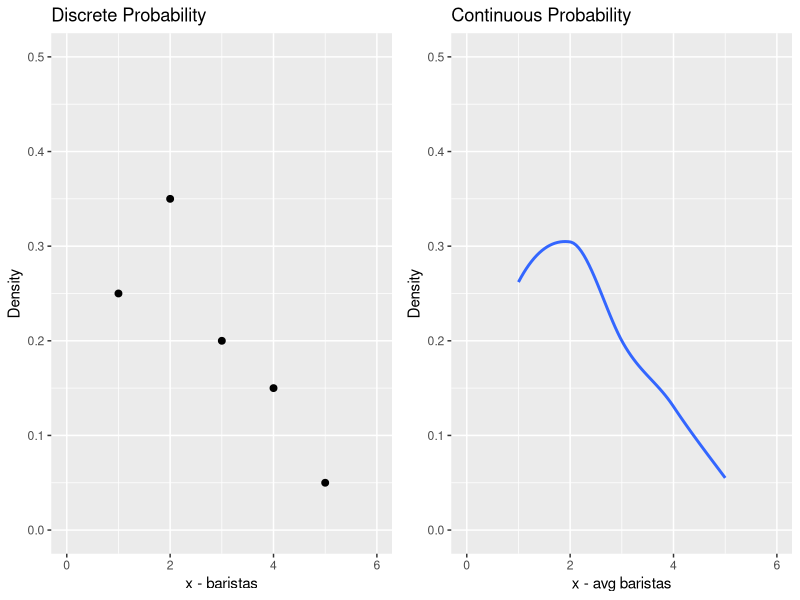
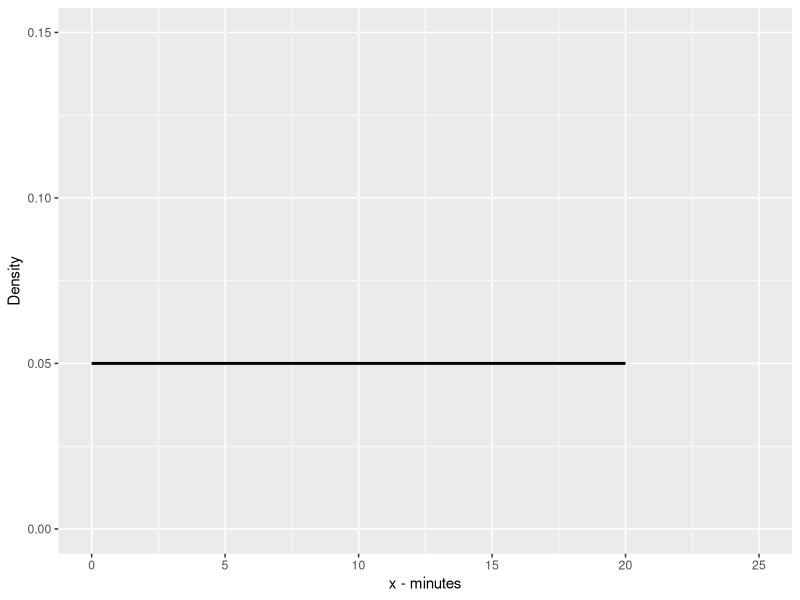
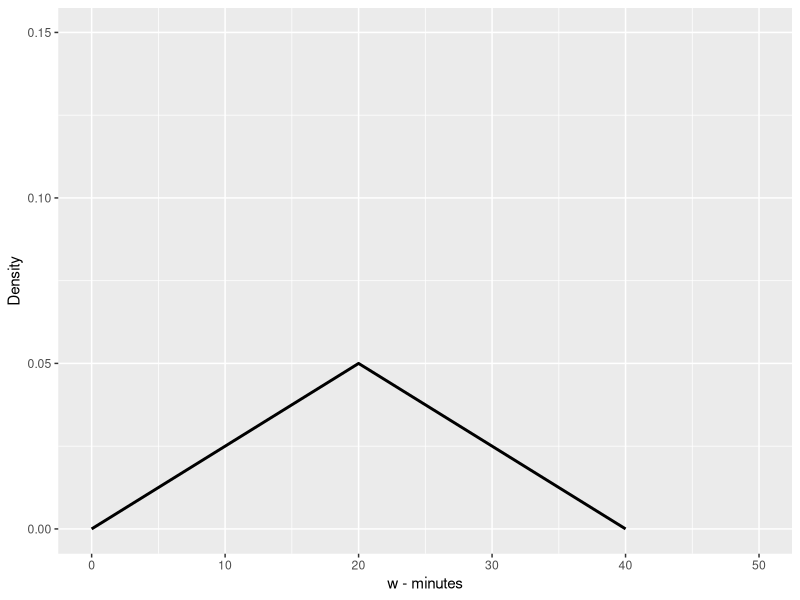
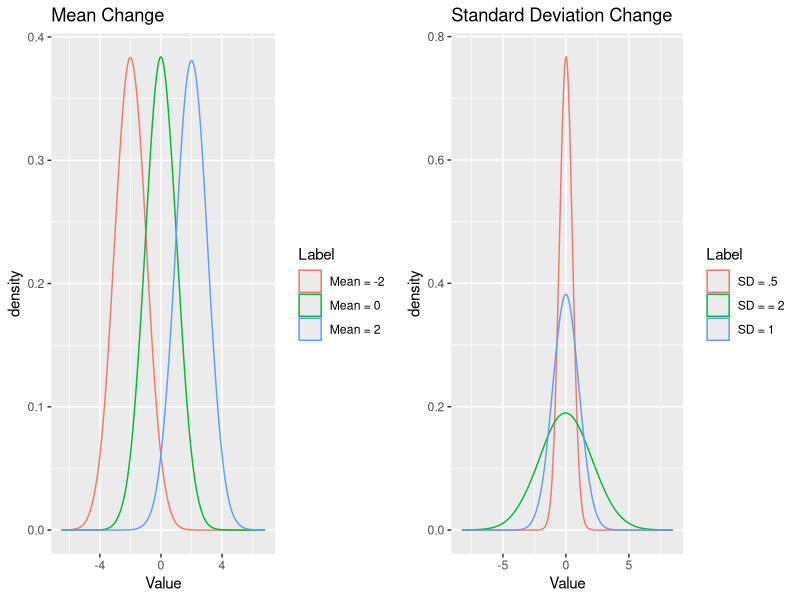

The R source for these figures, in order:
## ---- chunk 1
library(ggplot2)
library(gridExtra)
df<-data.frame(x = c(1:5),Density = c(0.25,0.35,0.2,0.15,0.05))
plot1<-ggplot(df, aes(x=x, y=Density)) + geom_point(size = 2) + scale_x_continuous(limits = c(0,6),name = "x - baristas") + scale_y_continuous(limits = c(0,.5)) + labs(title = "Discrete Probability")
plot2<-ggplot(df, aes(x=x, y=Density)) + geom_smooth(size = 1, span = 1) + scale_x_continuous(limits = c(0,6),name = "x - avg baristas") + scale_y_continuous(limits = c(0,.5)) + labs(title = "Continuous Probability")
grid.arrange(plot1, plot2, ncol=2)
## ---- chunk 2
library(ggplot2)
df<-data.frame(x = c(0,20),Density = c(.05,.05))
dfb<-data.frame(x = c(0,20,40),Density = c(0,.05,0))
## ---- chunk 3
ggplot(df, aes(x=x, y=Density)) + geom_line(size = 1) + scale_x_continuous(limits = c(0,25),name = "x - minutes") + scale_y_continuous(limits = c(0,.15))
## ---- chunk 4
ggplot(dfb, aes(x=x, y=Density)) + geom_line(size = 1) + scale_x_continuous(limits = c(0,50),name = "w - minutes") + scale_y_continuous(limits = c(0,.15))
## ---- chunk 5
library(ggplot2)
library(gridExtra)
x<-rnorm(50000,mean = 0, sd = 1)
df<-data.frame(Value = x, Label = "Mean = 0")
x<-rnorm(50000,mean = 2, sd = 1)
dfb<-data.frame(Value = x, Label = "Mean = 2")
df<-rbind(df,dfb)
x<-rnorm(50000,mean = -2, sd = 1)
dfb<-data.frame(Value = x, Label = "Mean = -2")
df<-rbind(df,dfb)

plot1<-ggplot(df, aes(Value, color = Label)) + geom_density(adjust = 3) + labs(title = 'Mean Change')

x<-rnorm(50000,mean = 0, sd = 1)
df<-data.frame(Value = x, Label = "SD = 1")
x<-rnorm(50000,mean = 0, sd = .5)
dfb<-data.frame(Value = x, Label = "SD = .5")
df<-rbind(df,dfb)
x<-rnorm(50000,mean = 0, sd = 2)
dfb<-data.frame(Value = x, Label = "SD = = 2")
df<-rbind(df,dfb)

plot2<-ggplot(df, aes(Value, color = Label)) + geom_density(adjust = 3) + labs(title = 'Standard Deviation Change')

grid.arrange(plot1, plot2, ncol=2)
